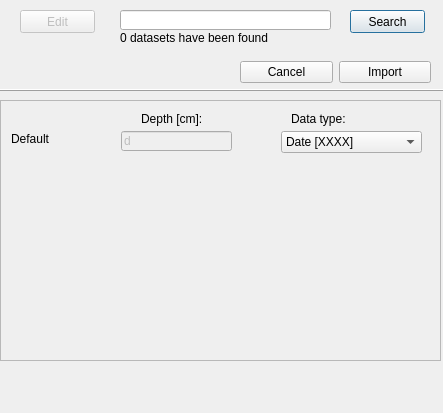
<?xml version="1.0" encoding="UTF-8"?>
<ui version="4.0">
 <class>ImportDialog</class>
 <widget class="QDialog" name="ImportDialog">
  <property name="windowModality">
   <enum>Qt::ApplicationModal</enum>
  </property>
  <property name="geometry">
   <rect>
    <x>0</x>
    <y>0</y>
    <width>443</width>
    <height>413</height>
   </rect>
  </property>
  <property name="sizePolicy">
   <sizepolicy hsizetype="Fixed" vsizetype="Fixed">
    <horstretch>0</horstretch>
    <verstretch>0</verstretch>
   </sizepolicy>
  </property>
  <property name="windowTitle">
   <string>Import Data</string>
  </property>
  <property name="modal">
   <bool>true</bool>
  </property>
  <widget class="QLineEdit" name="filename">
   <property name="geometry">
    <rect>
     <x>120</x>
     <y>10</y>
     <width>211</width>
     <height>20</height>
    </rect>
   </property>
  </widget>
  <widget class="QPushButton" name="buttonSearch">
   <property name="geometry">
    <rect>
     <x>350</x>
     <y>10</y>
     <width>75</width>
     <height>23</height>
    </rect>
   </property>
   <property name="text">
    <string>Search</string>
   </property>
  </widget>
  <widget class="QPushButton" name="buttonEdit">
   <property name="enabled">
    <bool>false</bool>
   </property>
   <property name="geometry">
    <rect>
     <x>20</x>
     <y>10</y>
     <width>75</width>
     <height>23</height>
    </rect>
   </property>
   <property name="text">
    <string>Edit</string>
   </property>
   <property name="default">
    <bool>false</bool>
   </property>
   <property name="flat">
    <bool>false</bool>
   </property>
  </widget>
  <widget class="QWidget" name="layoutWidget">
   <property name="geometry">
    <rect>
     <x>240</x>
     <y>60</y>
     <width>191</width>
     <height>25</height>
    </rect>
   </property>
   <layout class="QHBoxLayout" name="horizontalLayout">
    <item>
     <widget class="QPushButton" name="buttonCancel">
      <property name="text">
       <string>Cancel</string>
      </property>
     </widget>
    </item>
    <item>
     <widget class="QPushButton" name="buttonImport">
      <property name="text">
       <string>Import</string>
      </property>
     </widget>
    </item>
   </layout>
  </widget>
  <widget class="QLabel" name="lblColumns">
   <property name="geometry">
    <rect>
     <x>120</x>
     <y>30</y>
     <width>151</width>
     <height>16</height>
    </rect>
   </property>
   <property name="text">
    <string>0 datasets have been found</string>
   </property>
  </widget>
  <widget class="QScrollArea" name="scrollArea">
   <property name="geometry">
    <rect>
     <x>0</x>
     <y>100</y>
     <width>441</width>
     <height>261</height>
    </rect>
   </property>
   <property name="frameShadow">
    <enum>QFrame::Raised</enum>
   </property>
   <property name="widgetResizable">
    <bool>true</bool>
   </property>
   <widget class="QWidget" name="scrollAreaWidgetContents">
    <property name="geometry">
     <rect>
      <x>0</x>
      <y>0</y>
      <width>439</width>
      <height>259</height>
     </rect>
    </property>
    <widget class="QLineEdit" name="sensorDepth0">
     <property name="enabled">
      <bool>false</bool>
     </property>
     <property name="geometry">
      <rect>
       <x>120</x>
       <y>30</y>
       <width>111</width>
       <height>20</height>
      </rect>
     </property>
     <property name="sizePolicy">
      <sizepolicy hsizetype="Fixed" vsizetype="Fixed">
       <horstretch>0</horstretch>
       <verstretch>0</verstretch>
      </sizepolicy>
     </property>
     <property name="text">
      <string>d</string>
     </property>
    </widget>
    <widget class="QComboBox" name="sensorType0">
     <property name="geometry">
      <rect>
       <x>280</x>
       <y>30</y>
       <width>141</width>
       <height>22</height>
      </rect>
     </property>
     <property name="editable">
      <bool>false</bool>
     </property>
     <item>
      <property name="text">
       <string>Date [XXXX]</string>
      </property>
     </item>
     <item>
      <property name="text">
       <string>Soil Moisture [Vol/Vol]</string>
      </property>
     </item>
     <item>
      <property name="text">
       <string>Matrix Potential [kPa]</string>
      </property>
     </item>
    </widget>
    <widget class="QLabel" name="label">
     <property name="geometry">
      <rect>
       <x>290</x>
       <y>10</y>
       <width>220</width>
       <height>16</height>
      </rect>
     </property>
     <property name="text">
      <string>Data type:</string>
     </property>
    </widget>
    <widget class="QLabel" name="label_2">
     <property name="geometry">
      <rect>
       <x>140</x>
       <y>10</y>
       <width>111</width>
       <height>16</height>
      </rect>
     </property>
     <property name="text">
      <string>Depth [cm]:</string>
     </property>
    </widget>
    <widget class="QLabel" name="sensorName0">
     <property name="geometry">
      <rect>
       <x>10</x>
       <y>30</y>
       <width>111</width>
       <height>16</height>
      </rect>
     </property>
     <property name="text">
      <string>Default</string>
     </property>
    </widget>
   </widget>
  </widget>
  <widget class="Line" name="line">
   <property name="geometry">
    <rect>
     <x>-20</x>
     <y>80</y>
     <width>481</width>
     <height>20</height>
    </rect>
   </property>
   <property name="font">
    <font>
     <pointsize>10</pointsize>
    </font>
   </property>
   <property name="frameShadow">
    <enum>QFrame::Raised</enum>
   </property>
   <property name="orientation">
    <enum>Qt::Horizontal</enum>
   </property>
  </widget>
  <zorder>scrollArea</zorder>
  <zorder>filename</zorder>
  <zorder>buttonSearch</zorder>
  <zorder>buttonEdit</zorder>
  <zorder>layoutWidget</zorder>
  <zorder>lblColumns</zorder>
  <zorder>line</zorder>
 </widget>
 <resources/>
 <connections/>
</ui>
